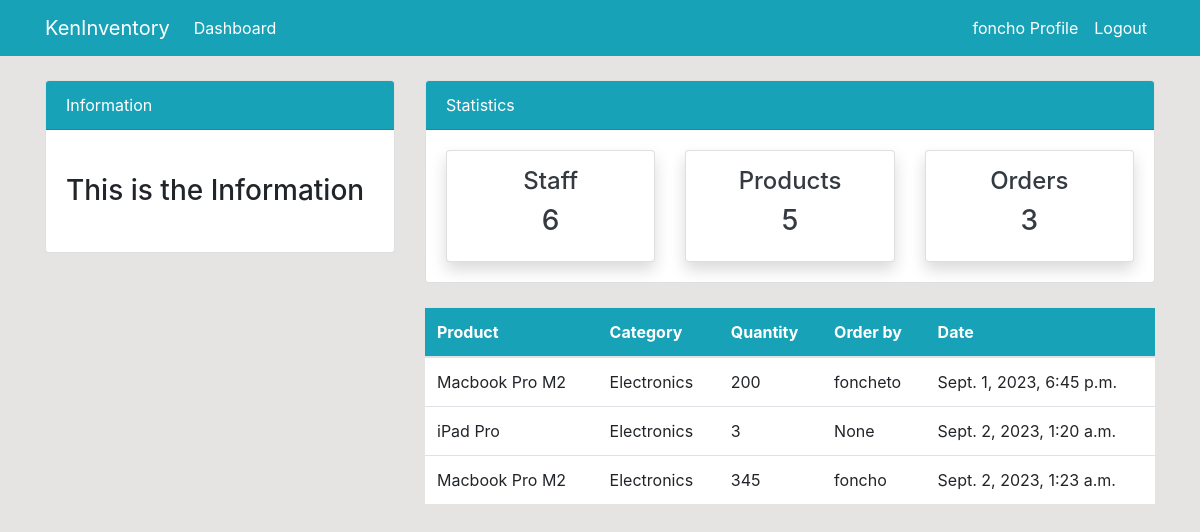
The page /order/ (signed in) on the database as committed earlier.
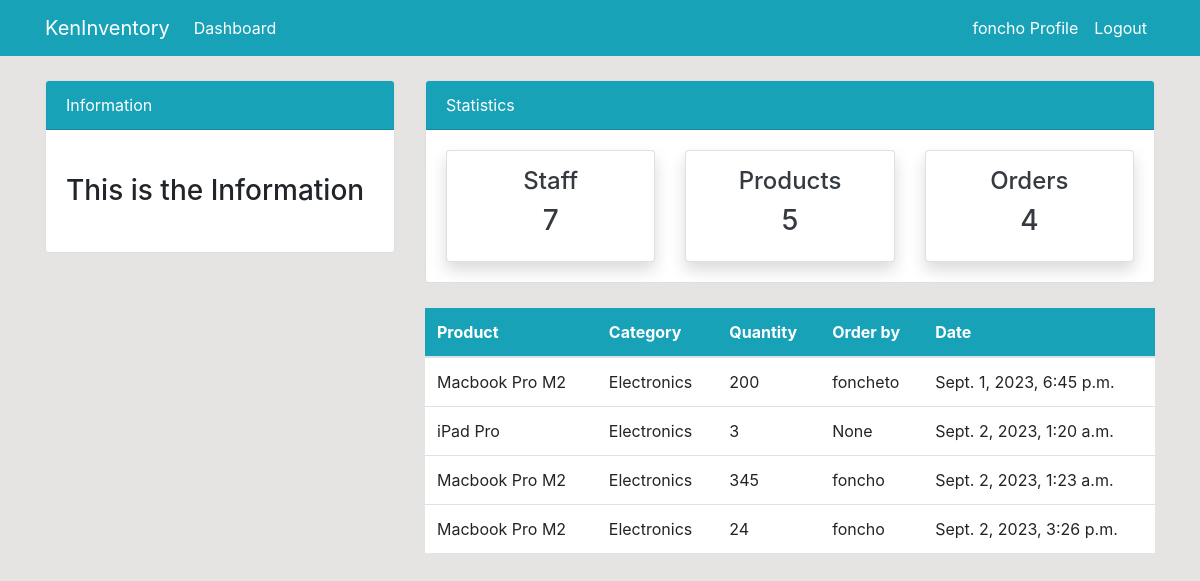
The same page on the database as committed later.
### dashboard/models.py (models this page shows, shortened)
class Order(models.Model):
    product = models.ForeignKey(Product, on_delete=models.CASCADE, null=True)
    staff = models.ForeignKey(User, on_delete=models.CASCADE, null=True)
    order_quantity = models.PositiveSmallIntegerField(null=True)
    date = models.DateTimeField(auto_now_add=True, null=True)
    class Meta:
        verbose_name_plural = "Order"

class Product(models.Model):
    name = models.CharField(max_length=50, null=True)
    category = models.CharField(choices=CATEGORIES, max_length=20, null=True)
    quantity = models.PositiveSmallIntegerField(null=True)
    class Meta:
        verbose_name_plural = "Product"
    def __str__(self):
        return self.name

### dashboard/views.py (the view)
# urls.py: path("order/", views.order, name="dashboard-order"),
@login_required
def order(request):
    orders = Order.objects.all()
    orders_count = orders.count()
    workers_count = User.objects.all().count()
    items_count = Product.objects.all().count()
    context = {
        "orders": orders,
        "workers_count": workers_count,
        "orders_count": orders_count,
        "items_count": items_count,
    }
    return render(request, "dashboard/order.html", context)

### templates/dashboard/order.html (shortened to what this page needs)
{% extends 'partials/base.html' %}
{% block content %}
{% include 'partials/topnav.html' %}
<div class="container">
    <div class="row my-4">
        <div class="col-md-4">
        </div>
        <div class="col-md-8">
            <table class="table bg-white">
                <thead class="bg-info">
                    <tr class="text-white">
                        <th scope="col">Product</th>
                        <th scope="col">Category</th>
                        <th scope="col">Quantity</th>
                        <th scope="col">Order by</th>
                        <th scope="col">Date</th>
                    </tr>
                </thead>
                <tbody>
                    {% for order in orders %}
                    <tr>
                        <td>{{ order.product }}</td>
                        <td>{{ order.product.category }}</td>
                        <td>{{ order.order_quantity }}</td>
                        <td>{{ order.staff }}</td>
                        <td>
                            {{ order.date }}
                        </td>
                    </tr>
                    {% endfor %}
                </tbody>
            </table>
        </div>
    </div>
</div>
{% endblock %}

### templates/partials/base.html (shortened to what this page needs)
{% load static %}
<!doctype html>
<html lang="en">
<head>
    <link rel="stylesheet" href="https://cdn.jsdelivr.net/npm/bootstrap@4.6.2/dist/css/bootstrap.min.css"
>
    <link rel="stylesheet" href="{% static '/style.css'%}">
</head>
<body>
    {% include 'partials/nav.html' %}
    {% block content %}
    {% endblock %}
</body>
</html>

### templates/partials/nav.html (shortened to what this page needs)
<nav class="navbar navbar-expand-lg navbar-info bg-info">
    {% if user.is_authenticated %}
    <div class="container">
        <a class="navbar-brand text-white" href="{% url 'dashboard-index' %}">KenInventory</a>
        <div class="collapse navbar-collapse" id="navbarSupportedContent">
            <ul class="navbar-nav mr-auto">
                <li class="nav-item active">
                    <a class="nav-link text-white" href="{% url 'dashboard-index' %}">Dashboard </a>
                </li>
            </ul>
            <ul class="navbar-nav ml-auto">
                <li class="nav-item active">
                    <a class="nav-link text-white" href="{% url 'user-profile' %}">{{ user.username }} Profile </a>
                </li>
                <li class="nav-item">
                    <a class="nav-link text-white" href="{% url 'user-logout' %}">Logout</a>
                </li>
            </ul>
            {% endif %}
        </div>
    </div>
</nav>

### templates/partials/topnav.html (shortened to what this page needs)
<div class="container">
    <div class="row mt-4">
        <div class="col-md-4">
            <div class="card">
                <div class="card-header bg-info text-white">
                    Information
                </div>
                <div class="card-body">
                    <marquee behavior="" direction="">
                        <h3 class="my-4">This is the Information</h3>
                    </marquee>
                </div>
            </div>
        </div>
        <div class="col-md-8">
            <div class="card">
                <div class="card-header bg-info text-white">
                    Statistics
                </div>
                <div class="card-body">
                    <div class="row">
                        <div class="col-md-4">
                            <a class="text-decoration-none text-dark" href="{% url 'dashboard-staff' %}">
                                <div class="card my-card shadow text-center p-3">
                                    <h4>Staff </h4>
                                    <h3>{{ workers_count }}</h3>
                                </div>
                            </a>
                        </div>
                        <div class="col-md-4">
                            <a class="text-decoration-none text-dark" href="{% url 'dashboard-product' %}">
                                <div class="card my-card shadow text-center p-3">
                                    <h4>Products </h4>
                                    <h3>{{ items_count }}</h3>
                                </div>
                            </a>
                        </div>
                        <div class="col-md-4">
                            <a class="text-decoration-none text-dark" href="{% url 'dashboard-order' %}">
                                <div class="card my-card shadow text-center p-3">
                                    <h4>Orders </h4>
                                    <h3>{{ orders_count }}</h3>
                                </div>
                            </a>
                        </div>
                    </div>
                </div>
            </div>
        </div>
    </div>
</div>

### static/style.css (style rules this page uses)
body { background: rgb(230, 227, 227); }

Rows that differ between the two databases and show on the page:
added Order: product "Macbook Pro M2", product.category "Electronics", order_quantity "24", staff "foncho", date "Sept. 2, 2023, 3:26 p.m."
Other text that changed with them:
{{ workers_count }}: "6" → "7"
{{ orders_count }}: "3" → "4"
